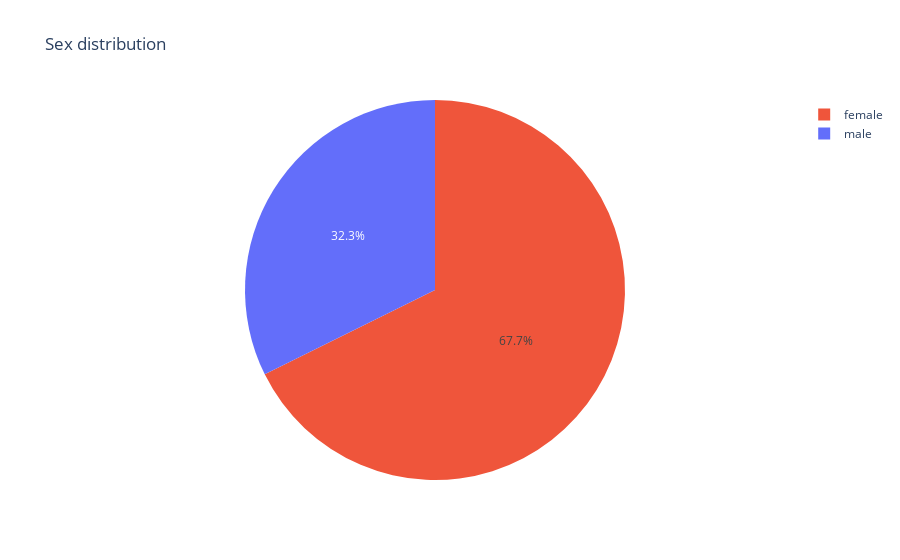

The code cell stored with this chart in its notebook:
### Code cell
fig = px.pie(df_sex, values=df_sex.values, names=['male', 'female'],  color=df_condition.index, title='Sex distribution')
fig.show()

### Figure 1 — Plotly figure (JSON) as saved in the notebook; plotly's stock layout.template omitted (floating-point values rounded to 4 significant figures)
{"data": [{"customdata": [[0], [1]], "domain": {"x": [0, 1], "y": [0, 1]}, "hovertemplate": "label=%{label}<br>value=%{value}<br>color=%{customdata[0]}<extra></extra>", "labels": ["male", "female"], "legendgroup": "", "marker": {"colors": ["#636efa", "#EF553B"]}, "name": "", "showlegend": true, "type": "pie", "values": [96, 201]}], "layout": {"legend": {"tracegroupgap": 0}, "title": {"text": "Sex distribution"}}}
